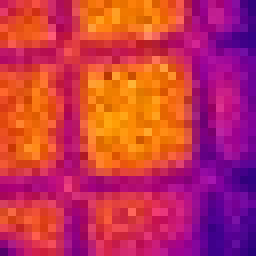
#> input picture calibration/src/pics/pose1.jpg, 32 x 32 px (shown 8 times larger); the run also reads 1 picture not shown here
$ python tcp_to_cam.py   (Python 2 division)
#> lines starting #> are read from the running program, lines starting #| are printed output that depends on the picture
### calibration/src/utils.py
import cv2
import numpy as np
import math

class Utils(object):
    def __init__(self):
        self.A_1 = 0
        self.A_2 = 0
        self.B_1 = 0
        self.B_2 = 0
        self.C_1 = 0
        self.C_2 = 0
        self.point_1 = 0
        self.point_2 = 0
        self.point_3 = 0

    # [87 lines left out: functions mouse_handler, mouse_handler_two, origin_vectors, Point2CoordLines, get_four_points, not called in this run]


    def get_two_points(self, im):

        # Set up data to send to mouse handler
        data_two = {}
        data_two['im'] = im.copy()
        data_two['points'] = []
        #Set the callback function for any mouse event
        cv2.imshow("Image", im)
        cv2.setMouseCallback("Image", self.mouse_handler_two, data_two)
        cv2.waitKey(0)

        # Convert array to np.array
        points = np.vstack(data_two['points']).astype(float)
        return points


    # [17 lines left out: function points_average, not called in this run]

    def points_average_rotate(self, image):
        pts = []
        print '''
            Click on the two rigth corners of the pattern -- top rigth first and
            bottom rigth last -- and then hit ENTER
            '''
        pts_ptr = self.get_two_points(image)
        pts.append(pts_ptr)
        for i in range(0, 1):
            print '''
                Repit selection one more time -- and then hit ENTER
                '''
            pts_ptr = self.get_two_points(image)
            pts.append(pts_ptr)

        pts_mean = np.mean(pts, axis=0)
        return pts_mean

### calibration/src/tcp_to_cam.py
#!/usr/bin/env python

import cv2
import math
import numpy as np
from utils import Utils
from bisector import Perp_bisector, Intersection
from translation import Translation

class TCP_to_cam():
    def __init__(self, im_ptr_1, im_ptr_2, im_ptr_3, im_ptt_4, scale):
        self.process = Utils()
        # Read source images.
        self.pts_ptr_1 = self.read_image(im_ptr_1, scale)
        print self.pts_ptr_1
        self.pts_ptr_2 = self.read_image(im_ptr_2, scale)
        print self.pts_ptr_2
        self.pts_ptr_3 = self.read_image(im_ptr_3, scale)
        print self.pts_ptr_3
        self.pts_ptt_4 = self.read_image(im_ptt_4, scale)
        print self.pts_ptt_4

    def read_image(self, image, scale):
        # Read source image.
        (size_x, size_y, colors) = image.shape
        image_resized = cv2.resize(image, (size_x*scale, size_y*scale),interpolation=cv2.INTER_NEAREST)
        # Show image and wait for 2 clicks.
        cv2.imshow("Image", image_resized)
        pts_image_resized = self.process.points_average_rotate(image_resized)
        pts_image = pts_image_resized/scale
        return pts_image


    # [41 lines left out: functions calculate_perp_bisector, calculate_intersection, calculate_translation, not called in this run]

    def calculate_matrix (self,xc, yc, a):
        tcp_h_cam = [[math.cos(a), (-1)*math.sin(a), xc], [math.sin(a), math.cos(a), yc], [0, 0, 1]]
        return tcp_h_cam


if __name__ == '__main__':

    scale =8
    image_rotate_1 = cv2.imread('pics/pose1.jpg')
#> image_rotate_1 is the input picture: shape (32, 32, 3); mean B, G, R 80.8, 52.4, 194.4
    image_rotate_2 = cv2.imread('pics/pose2.jpg')
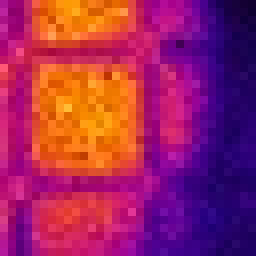
#> input picture calibration/src/pics/pose2.jpg, 32 x 32 px (shown 8 times larger)
#> image_rotate_2 is the input picture: shape (32, 32, 3); mean B, G, R 94.1, 37.3, 157.2
    image_rotate_3 = cv2.imread('pics/pose3.jpg')
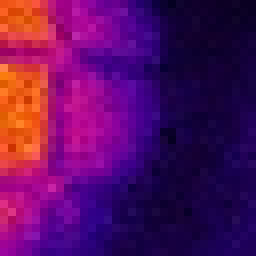
#> input picture calibration/src/pics/pose3.jpg, 32 x 32 px (shown 8 times larger)
#> image_rotate_3 is the input picture: shape (32, 32, 3); mean B, G, R 94.4, 12.5, 88.7
    image_translate_1 = cv2.imread('pics/pose4.jpg')
    (size_x, size_y, colors) = image_rotate_1.shape
#> size_x = 32; size_y = 32; colors = 3

    tcp = TCP_to_cam(image_rotate_1, image_rotate_2, image_rotate_3,image_translate_1, scale)
#> (the run stopped early here; a loop or call above may not have finished)
